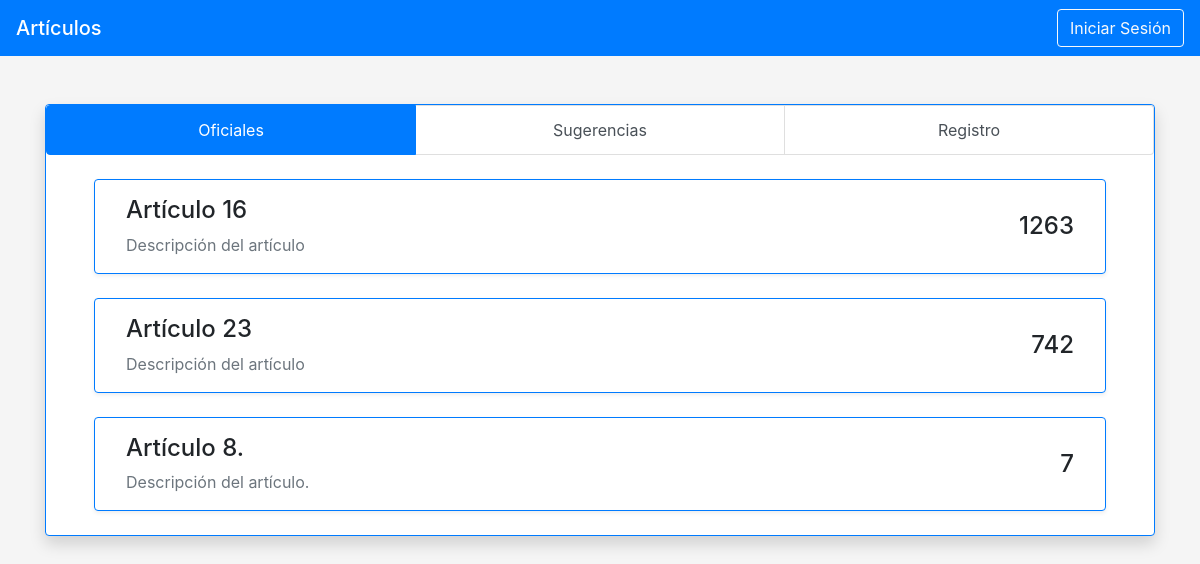
Page /articulos/oficial/ on the earlier database version.
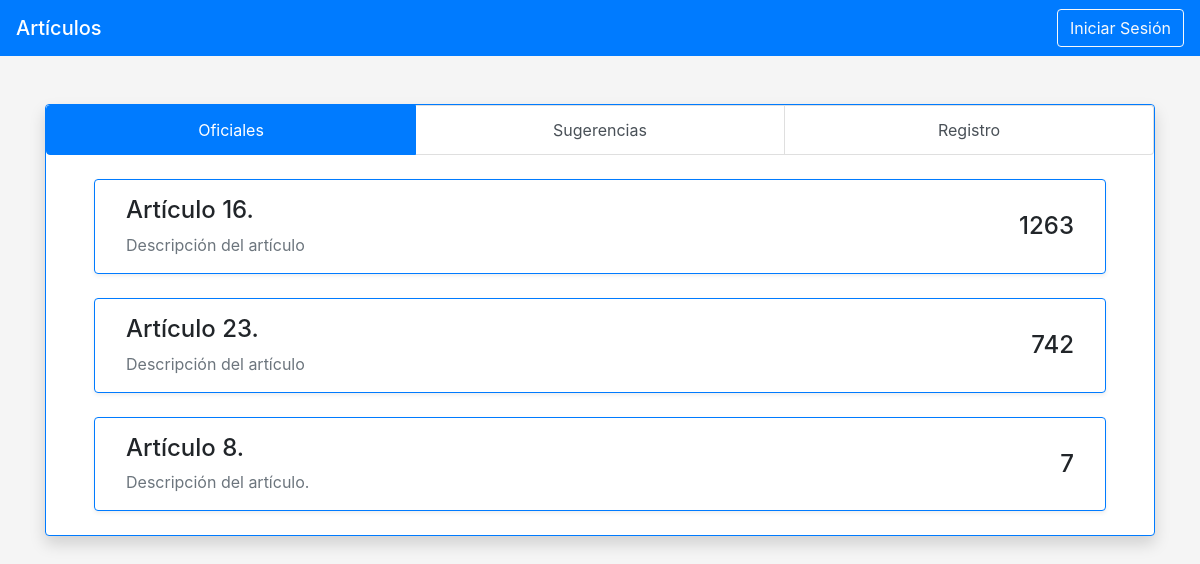
Same page on the later database version.
### articulos/models.py (models this page shows)
class Articulo(models.Model):
    tipo = models.IntegerField(default=1) #1 = oficial 2 = sugerencia 2 = aceptado 3 = rechazado
    nombre = models.CharField(max_length=50)
    descripcion = models.CharField(max_length=500)
    articulo = models.CharField(max_length=5000)
    votos = models.IntegerField(default=0)
    idArticulo = models.IntegerField(default=0)

### articulos/views.py (the view)
# urls.py: path('oficial/', views.oficial, name='oficial'),
def oficial(request):
    articulos = Articulo.objects.order_by('-votos').filter(tipo = 1)
    context = {'articulos': articulos}
    return render(request, 'articulos/index.html', context)

### articulos/templates/articulos/index.html (shortened to what this page needs)
<!doctype html>
<html lang="en">
<head>
    <link rel="stylesheet" href="https://stackpath.bootstrapcdn.com/bootstrap/4.3.1/css/bootstrap.min.css"
>
</head>
<body>
    <nav class="navbar navbar-dark bg-primary">
        <a href="/articulos/oficial" class="navbar-brand mb-0 h1">Artículos</a>
        <button type="button" class="btn btn-outline-light">Iniciar Sesión</button>
    </nav>
    <main role="main" class="container">
        <div class="border border-primary my-5 bg-white rounded shadow ">
            <div class="list-group list-group-horizontal">
                <a href="/articulos/oficial"
                    class="list-group-item list-group-item-action text-center   active">Oficiales</a>
                <a href="/articulos/sugerencia" class="list-group-item list-group-item-action text-center ">Sugerencias</a>
                <a href="/articulos/registro" class="list-group-item list-group-item-action text-center">Registro</a>
            </div>
            {% for art in articulos %}
            <div onclick="location.href='/articulos/{{art.idArticulo}}'"
                class="border border-primary mx-5 my-4 pt-3 px-3 rounded shadow-sm" style="cursor: pointer;">
                <div class="container">
                    <div class="row">
                        <div class="col-8">
                            <p class="h4"> {{art.nombre}}</p>
                            <p class="text-muted "> {{art.descripcion}}</p>
                        </div>
                        <div class="col">
                            <p class="h4 text-right py-3">{{art.votos}}</p>
                        </div>
                    </div>
                </div>
            </div>
            {% endfor %}
    </main>
</body>
</html>

Differences in the rows shown:
changed Articulo: nombre "Artículo 16" → "Artículo 16."
changed Articulo: nombre "Artículo 23" → "Artículo 23."
